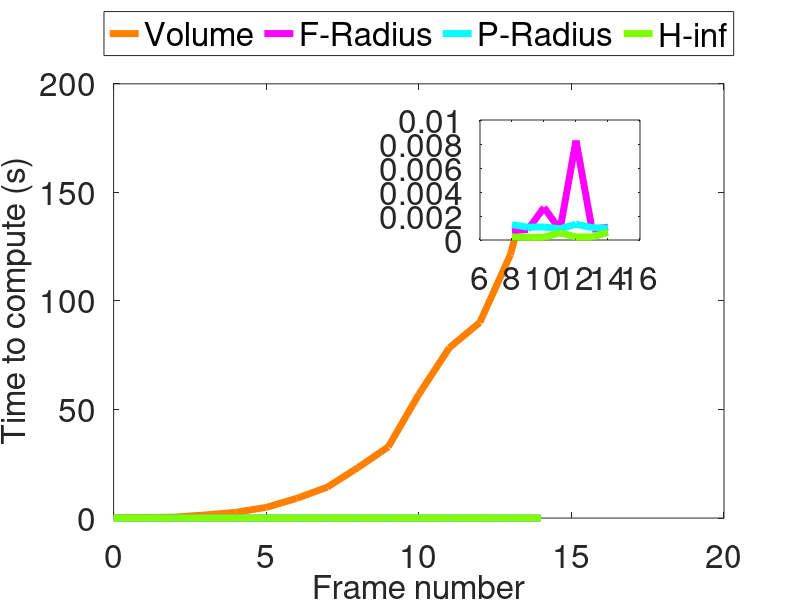

MATLAB code to generate this figure:
vol = load('vols3_va_16.mat');
frad = load('frads3_va_16.mat');
prad = load('prads3_va_16.mat');
hinf = load('hinfs3_va_16.mat');
% titles = ["X", "Y", "Velocity_x","Velocity_y","Acceleration_x",...
%     "Acceleration_y"];
% for i = 1:4
%     %ax = nexttile;
%     figure(i);
%     plot(t_arr, data.infimum_arr(i,:), 'r');
%     hold on;
%     plot(t_arr, data.supremum_arr(i,:), 'g');
%     hold on;
%     plot( t_arr, data.z_arr(i,:), 'b');
%     hold on;   
%     xlabel('time(s)');
%     ylabel(titles(i));
%     %title( ax, titles(i));
% end

fontsize =24;
lineWidth =5;
set(gcf, 'DefaultAxesFontSize', fontsize);
set(gcf, 'Position', get(0, 'Screensize'));
set(0, 'DefaultLineLineWidth', lineWidth);
f= figure(1);
orange = 1/255*[255,128,0];
loyalgreen = 1/255*[128,255,0];
t_arr = vol.t_arr.*10;
plot(t_arr, vol.timer, 'Color', orange);
hold on;
plot(t_arr, frad.timer, 'm');
hold on;
plot(t_arr, prad.timer, 'c');
hold on;
plot(t_arr, hinf.timer,'Color', loyalgreen);
xlabel('Frame number', 'FontSize', fontsize);
ylabel('Time to compute (s)' , 'FontSize', fontsize);
legend('Volume','F-Radius', 'P-Radius', 'H-inf', 'Location', 'Northoutside', 'Orientation', 'horizontal', 'FontSize', fontsize);
hold on;

axes('Position', [.6 .6 .2 .2]);
box on;

plot(t_arr(9:15), frad.timer(9:15),'m');
hold on;
plot(t_arr(9:15), prad.timer(9:15),'c');
hold on;
plot(t_arr(9:15),hinf.timer(9:15),'Color',loyalgreen);

set(gcf, 'Position', get(0, 'Screensize'));
saveas(f,'timegraphh.eps', 'epsc');